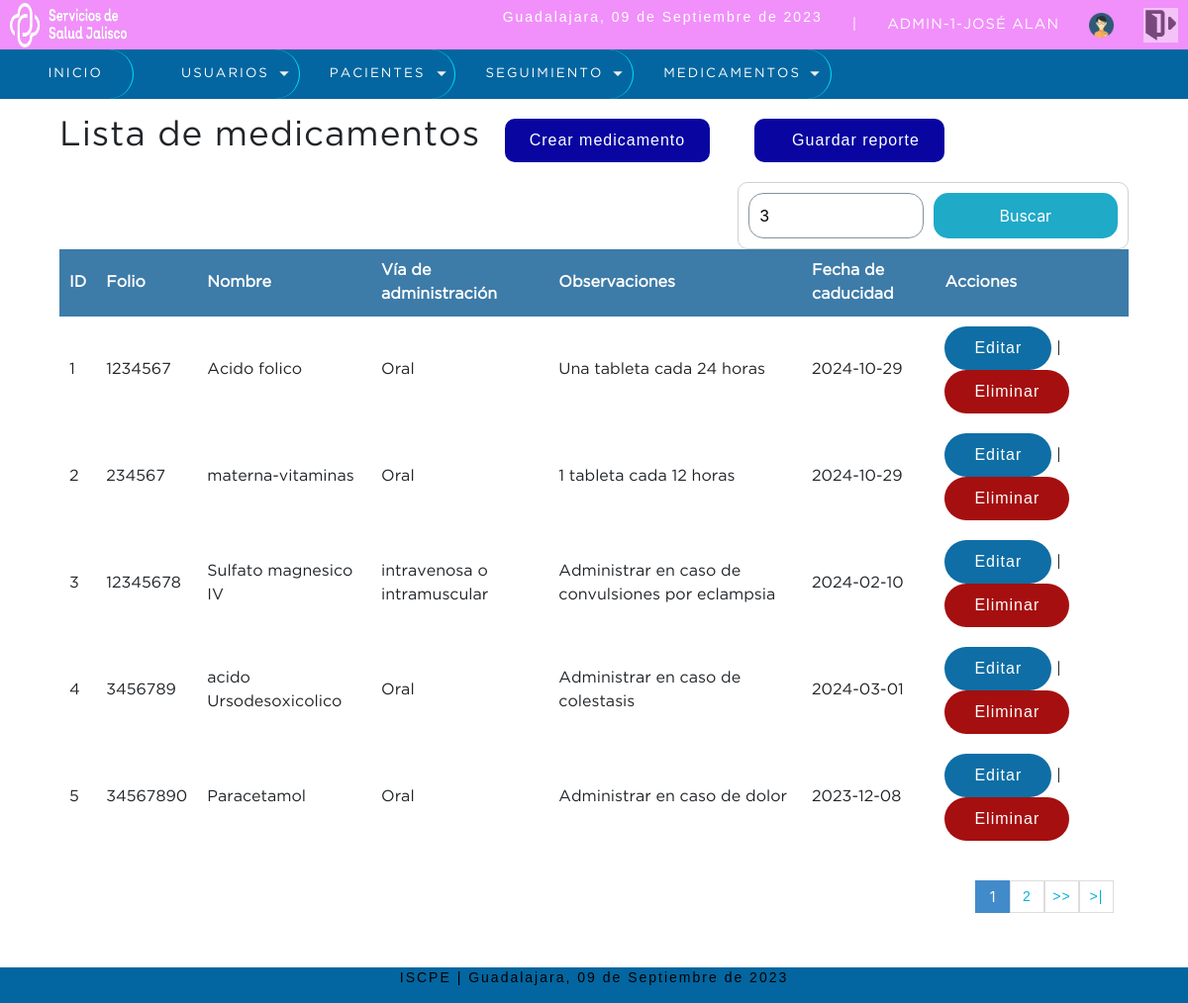
Page /sistema/buscar_medicamento.php?busqueda=3 (signed in) on the committed database.
### tables this page shows
CREATE TABLE `medicamentos` (
  `idmedicamento` int(11) NOT NULL,
  `folio` int(11) NOT NULL,
  `nombre_medicamento` varchar(50) NOT NULL,
  `via_administracion` varchar(50) NOT NULL,
  `observaciones` varchar(50) NOT NULL,
  `fecha_caducidad` date NOT NULL,
  `usuario_id` int(11) NOT NULL,
  `estatus` tinyint(1) NOT NULL DEFAULT 1
);

### sistema/buscar_medicamento.php (the view, shortened to what this page needs)
<?php
	include "../conexion.php";
 ?>
<!DOCTYPE html>
<html lang="en">
<head>
	<?php include "includes/scripts.php"; ?>
</head>
<body>
	<?php include "includes/header.php"; ?>
	<section id="container">
		<?php
			$busqueda = strtolower($_REQUEST['busqueda']);
		 ?>
		<h1>Lista de medicamentos</h1>
		<a href="registro_medicamento.php" class="btn_new">Crear medicamento</a>
		<a href="reporte_busqueda_medicamento.php?busqueda=<?php echo $busqueda?>" class="btn_new"><i class="fa-solid fa-floppy-disk"></i>Guardar reporte</a>
		<form action="buscar_medicamento.php" method="get" class="form_search">
			<input type="text" name="busqueda" id="busqueda" placeholder="Buscar" value="<?php echo $busqueda; ?>">
			<input type="submit" value="Buscar" class="btn_search">
		</form>
		<table>
			<tr>
				<th>ID</th>
				<th>Folio</th>
				<th>Nombre</th>
				<th>V&iacute;a de administraci&oacute;n</th>
				<th>Observaciones</th>
				<th>Fecha de caducidad</th>
				<th>Acciones</th>
			</tr>
		<?php
			$sql_registe = mysqli_query($conection,"SELECT COUNT(*) as total_registro FROM medicamentos
																WHERE ( idmedicamento LIKE '%$busqueda%' OR
																        folio LIKE '%$busqueda%' OR
																        nombre_medicamento LIKE '%$busqueda%' OR
																		via_administracion LIKE '%$busqueda%' OR
																		observaciones LIKE '%$busqueda%' OR
																		fecha_caducidad LIKE '%$busqueda%')
																AND estatus = 1  ");
			$result_register = mysqli_fetch_array($sql_registe);
			$total_registro = $result_register['total_registro'];
			$por_pagina = 5;
			if(empty($_GET['pagina']))
			{
				$pagina = 1;
			}else{
				$pagina = (int)$_GET['pagina'];
			}
			$desde = ($pagina-1) * $por_pagina;
			$total_paginas = ceil($total_registro / $por_pagina);
			$query = mysqli_query($conection,"SELECT * FROM medicamentos
										WHERE
										( idmedicamento LIKE '%$busqueda%' OR
																        folio LIKE '%$busqueda%' OR
																        nombre_medicamento LIKE '%$busqueda%' OR
																		via_administracion LIKE '%$busqueda%' OR
																		observaciones LIKE '%$busqueda%' OR
																		fecha_caducidad LIKE '%$busqueda%')
										AND
										estatus = 1 ORDER BY idmedicamento ASC LIMIT $desde,$por_pagina
				");
			$result = mysqli_num_rows($query);
			if($result > 0){
				while ($data = mysqli_fetch_array($query)) {
			?>
				<tr>
					<td><?php echo $data["idmedicamento"]; ?></td>
					<td><?php echo $data["folio"]; ?></td>
					<td><?php echo $data["nombre_medicamento"]; ?></td>
					<td><?php echo $data["via_administracion"]; ?></td>
					<td><?php echo $data["observaciones"]; ?></td>
					<td><?php echo $data["fecha_caducidad"]; ?></td>
					<td>
						<a class="link_edit" href="editar_medicamento.php?id=<?php echo $data["idmedicamento"]; ?>">Editar</a>
					<?php if($_SESSION['rol'] != 1 || $_SESSION['rol'] != 2){ ?>
						|
						<a class="link_delete" href="eliminar_confirmar_medicamentos.php?id=<?php echo $data["idmedicamento"]; ?>">Eliminar</a>
					<?php } ?>
					</td>
				</tr>
		<?php
				}
			}
		 ?>
		</table>
<?php
	if($total_registro != 0)
	{
 ?>
		<div class="paginador">
			<ul>
			<?php
				for ($i=1; $i <= $total_paginas; $i++) {
					if($i == $pagina)
					{
						echo '<li class="pageSelected">'.$i.'</li>';
					}else{
						echo '<li><a href="?pagina='.$i.'&busqueda='.$busqueda.'">'.$i.'</a></li>';
					}
				}
				if($pagina != $total_paginas)
				{
			 ?>
				<li><a href="?pagina=<?php echo $pagina + 1; ?>&busqueda=<?php echo $busqueda; ?>">>></a></li>
				<li><a href="?pagina=<?php echo $total_paginas; ?>&busqueda=<?php echo $busqueda; ?> ">>|</a></li>
			<?php } ?>
			</ul>
		</div>
<?php } ?>
	</section>
	<?php include "includes/footer.php"; ?>
</body>
</html>

### sistema/css/style.css (style rules this page uses)
* { margin: 0; padding: 0; box-sizing: border-box; }
body { background: #fdffff; }
h1, h2, h3, h4, h5, h6 { font-family: 'GothamBook'; font-weight: bold; letter-spacing: 1px; }
h1 { font-size: 26px; }
a { text-decoration: none; font-family: arial; letter-spacing: 1px; }
#container { padding: 100px 60px 60px; }
form { background: #f3eff3fd; margin: auto; padding: 70px 80px; border: 1px solid #d1d1d1; }
input,select { display: block; width: 100%; font-size: 15pt; padding: 10px; border: 1px solid #85929e; border-radius: 15px; }
#container h1 { font-size: 35px; display: inline-block; }
.btn_new { display: inline-block; background: #0805a1; color: #FFF; padding: 10px 25px; border-radius: 10px; margin: 20px; }
table { border-collapse: collapse; font-size: 12pt; font-family: 'GothamBook'; width: 100%; }
table th { text-align: left; padding: 10px; background: #3d7ba8; color: #FFF; }
table tr:nth-child(odd) { background: #FFF; }
table td { padding: 10px; }
.link_edit { background-color: #0f6ea5; border-radius: 30px; border: none; color: white; padding: 10px 30px; text-align: center; text-decoration: none; display: inline-block; font-size: 16px; }
.link_delete { background-color: #a50f0f; border-radius: 30px; border: none; color: white; padding: 10px 30px; text-align: center; text-decoration: none; display: inline-block; font-size: 16px; }
.paginador ul { padding: 15px; list-style: none; background: #FFF; margin-top: 15px; display: -webkit-flex; display: -moz-flex; display: -ms-flex; display: -o-flex; display: flex; justify-content: flex-end; }
.paginador a, .pageSelected { color: #07afda; border: 1px solid #ddd; padding: 5px; display: inline-block; font-size: 14px; text-align: center; width: 35px; }
.pageSelected { color: #FFF; background: #428bca; border: 1px solid #428bca; }
.form_search { display: -webkit-flex; display: -moz-flex; display: -ms-flex; display: -o-flex; display: flex; float: right; background: initial; padding: 10px; border-radius: 10px; }
.form_search .btn_search { background: #1faac8; color: #FFF; padding: 0 20px; border: 0; cursor: pointer; margin-left: 10px; }

### rows in the picture
medicamentos: idmedicamento "1", folio "1234567", nombre_medicamento "Acido folico", via_administracion "Oral", observaciones "Una tableta cada 24 horas", fecha_caducidad "2024-10-29"
medicamentos: idmedicamento "2", folio "234567", nombre_medicamento "materna-vitaminas", via_administracion "Oral", observaciones "1 tableta cada 12 horas", fecha_caducidad "2024-10-29"
medicamentos: idmedicamento "3", folio "12345678", nombre_medicamento "Sulfato magnesico IV", via_administracion "intravenosa o intramuscular", observaciones "Administrar en caso de convulsiones por eclampsia", fecha_caducidad "2024-02-10"
medicamentos: idmedicamento "4", folio "3456789", nombre_medicamento "acido Ursodesoxicolico", via_administracion "Oral", observaciones "Administrar en caso de colestasis", fecha_caducidad "2024-03-01"
medicamentos: idmedicamento "5", folio "34567890", nombre_medicamento "Paracetamol", via_administracion "Oral", observaciones "Administrar en caso de dolor", fecha_caducidad "2023-12-08"

### other values in the picture
fecha() "09 de Septiembre de 2023"
$_SESSION['user'] "ADMIN"
$_SESSION['rol'] "1"
$_SESSION['nombre'] "JOSÉ ALAN"
